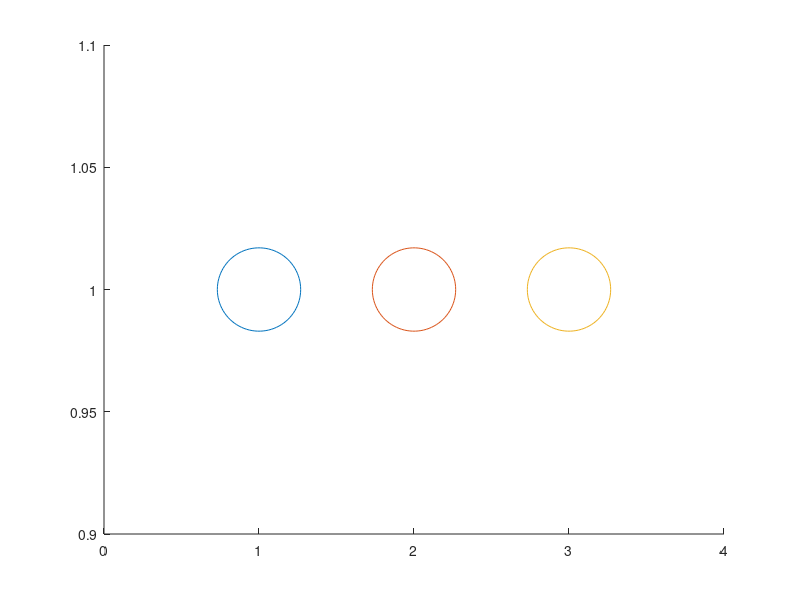

The MATLAB script that drew this image: (Note: this script raises an error after producing the figure.)
% The key to the solution (at least the one
% presented below) is to plot the three circles
% separately (=have three handles, one to each of
% them) so they can be individually changed if
% needed. Associate one of them with the prize
% using random numbers, get the mouse input, find
% circle nearest to mouse pointer and paint that
% circle green or display text

% plot circles at x positions 1, 2 and 3 and at
% height (y value) 1
cxpos=[1 2 3];
figure(1), clf
hold on
h1=plot(cxpos(1),1,'o');
h2=plot(cxpos(2),1,'o');
h3=plot(cxpos(3),1,'o');

set([h1 h2 h3],'markersize',60);
set(gca,'xlim',[0 4]);

% the association with the prize: generate three
% random numbers and identify the index to the
% largest number. That shall be the index to the
% winning door
[m,prix]=max(rand(1,3));

% now get the mouse input..
[x,y]=ginput(1);
% and determine to which circle's center the mouse
% click was closest (since the circles are aligned
% in a row we need not care about the y
% coordinate) 
[d,mcix]=min(abs(x-cxpos));

if mcix==prix
  switch mcix
    case 1
      set(h1,'markerfacecolor','g');
    case 2
      set(h2,'markerfacecolor','g');
    case 3
      set(h3,'markerfacecolor','g');
  end
else
  text(1,1,'GAME OVER','fontsize',20,'fontweight','bold','color','r');
end

% What is this exercise good for?
% 1. there may be situations where you would like
% to have a subset of points in a plot in a
% specific color (e.g. because they are outliers,
% significantly different, etc.) - now you know
% how to accomplish this
% 2. the ginput function may be useful if some
% interactive data analysis is required (e.g.
% manually picking out individual data traces
% among a whole set displayed in a plot). 
